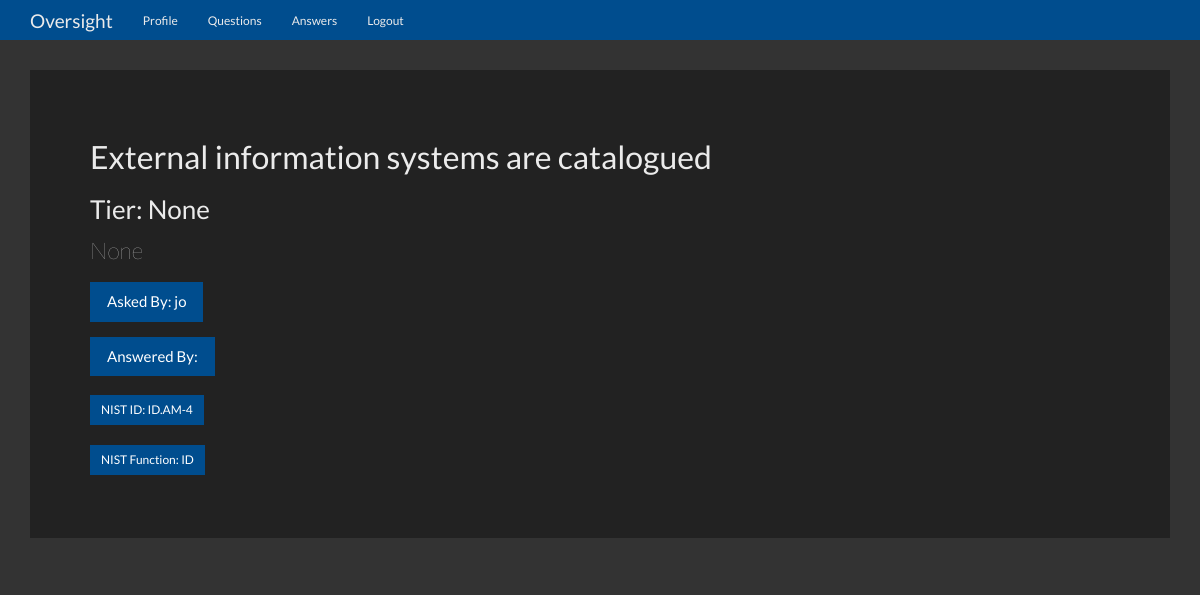
The app's page /question/4 (signed in), older data.
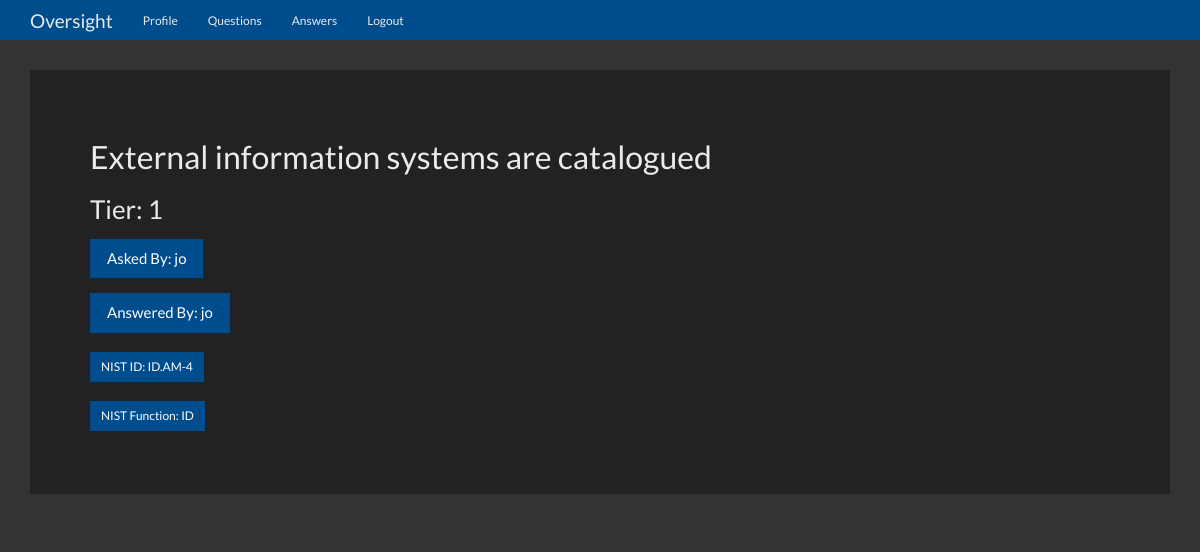
The same page, newer data.
### flaskqa/models.py (models this page shows, shortened)
class Question(db.Model):
    id = db.Column(db.Integer, primary_key=True)
    question = db.Column(db.Integer)
    answer = db.Column(db.Integer)
    asked_by_id = db.Column(db.Integer, db.ForeignKey('user.id'))
    expert_id = db.Column(db.Integer, db.ForeignKey('user.id'))
    nist_id = db.Column(db.String)
    nist_function = db.Column(db.String)
    nist_subcategory = db.Column(db.String)
    justification = db.Column(db.Text)

class User(UserMixin, db.Model):
    id = db.Column(db.Integer, primary_key=True)
    name = db.Column(db.String(50))
    password = db.Column(db.String(100))
    expert = db.Column(db.Boolean)
    admin = db.Column(db.Boolean)
    questions_asked = db.relationship(
        'Question',
        foreign_keys='Question.asked_by_id',
        backref='asker',
        lazy=True
    )
    answers_requested = db.relationship(
        'Question',
        foreign_keys='Question.expert_id',
        backref='expert',
        lazy=True
    )
    @property
    def unhashed_password(self):
        raise AttributeError('Cannot view unhashed password!')

### flaskqa/routes/main.py (the view)
@main.route('/question/<int:question_id>', methods=['GET', 'POST'])
@login_required
def question(question_id):
    if not current_user.expert:
        return redirect(url_for('main.index'))
    question = Question.query.get_or_404(question_id)
    if request.method == 'POST':
        question.answer = request.form['answer']
        db.session.commit()
        return redirect(url_for('main.unanswered'))
    context = {
        'question' : question
    }
    return render_template('question.html', **context)

### flaskqa/__init__.py (called while the page is built)
def create_app(config_file='settings.py'):
    app = Flask(__name__)
    app.config.from_pyfile(config_file)
    app.secret_key = b'\x10\x06@.\xcb\xac\xdb\xa7\xe8\x8d\xedi\x80O\ta.\xcc\x8a\x03&\x10C&'
    db.init_app(app)
    login_manager.init_app(app)
    login_manager.login_view = 'auth.login'
    @login_manager.user_loader
    def user_loader(user_id):
        return User.query.get(user_id)
    app.register_blueprint(main)
    app.register_blueprint(auth)
    app.cli.add_command(create_tables)
    return app

### flaskqa/templates/question.html (shortened to what this page needs)
{% extends 'base.html' %}
{% block content %}
<div class="jumbotron">
        <h2>{{ question.question }}</h2>
        <h3>Tier: {{ question.answer }}</h3>
        <p>{{ question.justification }}</p>
        <p><a class="btn btn-primary btn-md">Asked By: {{ question.asker.name }}</a></p>
        <p><a class="btn btn-primary btn-md">Answered By: {{ question.expert.name }}</a></p>
        <p><a class="btn btn-primary btn-sm">NIST ID: {{ question.nist_id }}</a></p>
        <p><a class="btn btn-primary btn-sm">NIST Function: {{ question.nist_function }}</a></p>
      </div>
{% endblock %}

### flaskqa/templates/base.html (shortened to what this page needs)
<!DOCTYPE html>
<html lang="en">
  <head>
    <link href="{{ url_for('static', filename='bootstrap.min.css') }}" rel="stylesheet">
    <link href="{{ url_for('static', filename='theme.css') }}" rel="stylesheet">
  </head>
  <body>
    <nav class="navbar navbar-inverse navbar-fixed-top">
      <div class="container">
        <div class="navbar-header">
          <a class="navbar-brand" href="#">Oversight</a>
        </div>
        <div id="navbar" class="navbar-collapse collapse">
          <ul class="nav navbar-nav">
            {% if current_user.is_authenticated %}
            <li><a href="{{ url_for('main.chart') }}">Profile</a></li>
            {% endif %}
            {% if current_user.is_authenticated and current_user.expert %}
            <li><a href="{{ url_for('main.unanswered') }}">Questions</a></li>
            {% endif %}
            {% if current_user.is_authenticated %}
            <li><a href="{{ url_for('main.index') }}">Answers</a></li>
            {% endif %}
            {% if current_user.is_authenticated %}
            <li><a href="{{ url_for('auth.logout') }}">Logout</a></li>
            {% endif %}
          </ul>
        </div>
      </div>
    </nav>
    <div class="container theme-showcase" role="main">
      {% block content %}{% endblock %}
    </div>
  </body>
</html>

### flaskqa/static/theme.css (style rules this page uses)
body { padding-top: 70px; padding-bottom: 30px; }

Row changes from the older to the newer data that the page shows:
changed Question "External information systems are catalogued": answer "None" → "1"; justification "None" → (not shown)
shown differently, row unchanged: User "jo": expert.name (not shown) → "jo"
